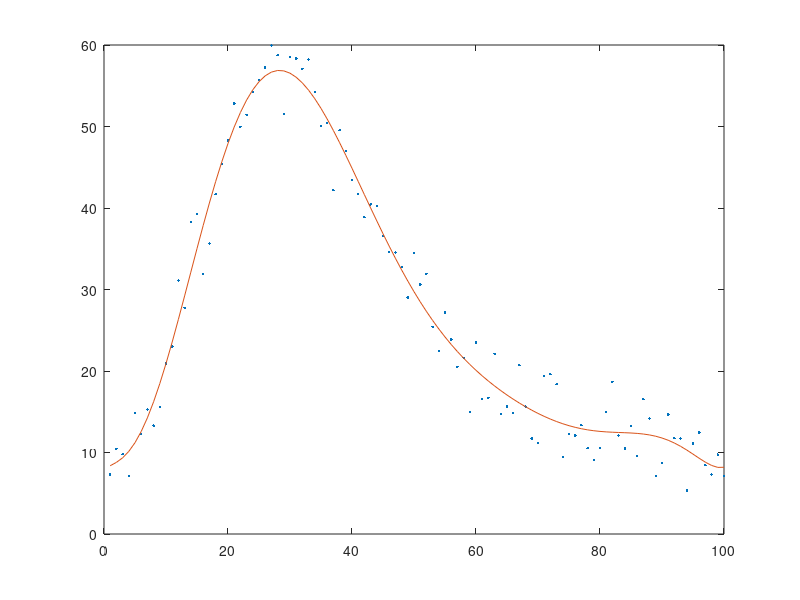

Source code (MATLAB):
clear
clc
cla
fid_1 = fopen('dane_2.txt','r');

%a=fscanf(fid_1, '%c', 5)
%a=fscanf(fid_1, '%c') %czytanie całości
%a=fscanf(fid_1, '%s') %bez białych znaków
a=fscanf(fid_1, '%s', 4)
g1=fscanf(fid_1, '%s', 1)
g2=fscanf(fid_1, '%s', 1)
%a=fscanf(fid_1, '%s', 1)
%l=fscanf(fid_1, '%f', 2)
l=fscanf(fid_1, '%f', [2 inf])
X=l(1,:)
Y=l(2,:)
plot(X, Y, '.')
hold on
[p,s]=polyfit(X,Y,9)
w=polyval(p,X);
plot(X, w);
fclose(fid_1);

%zapis do pliku
an=[X;Y;w]
czas=clock;
fid_2=fopen('dane_nowe.txt', 'w');
fprintf(fid_2, 'Data obliczeń: %i:%i:%i\r\n', czas(1), czas(2), czas(3));
fprintf(fid_2, 'Godzina obliczeń: %i:%i\r\n', czas(4), czas(5));
fprintf(fid_2, '%s %s dopasowanie\r\n', g1, g2);
fprintf(fid_2, '%3d %6.2f %6.2f \r\n', an);
fclose(fid_2);